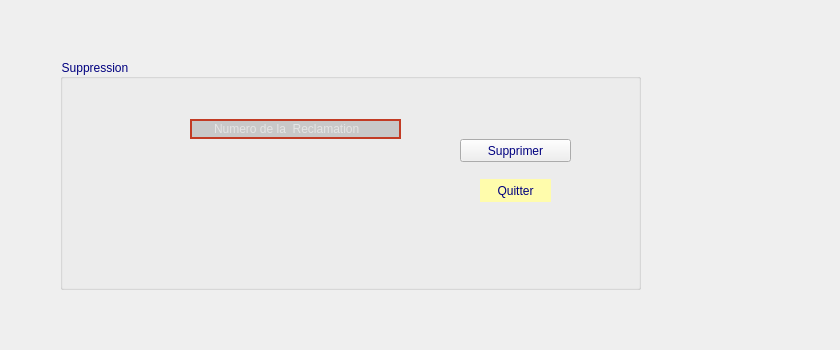
        <widget class="QWidget" name="tab_22">
         <attribute name="title">
          <string>Supprimer une Reclamation</string>
         </attribute>
         <widget class="QLabel" name="label_32">
          <property name="geometry">
           <rect>
            <x>10</x>
            <y>100</y>
            <width>141</width>
            <height>20</height>
           </rect>
          </property>
          <property name="text">
           <string/>
          </property>
         </widget>
         <widget class="QLabel" name="label_12">
          <property name="geometry">
           <rect>
            <x>690</x>
            <y>250</y>
            <width>141</width>
            <height>91</height>
           </rect>
          </property>
          <property name="styleSheet">
           <string notr="true">image: url(:/128600931_1102401160197019_8051103514919619627_n.png);</string>
          </property>
          <property name="text">
           <string/>
          </property>
          <property name="pixmap">
           <pixmap>../../Downloads/128600931_1102401160197019_8051103514919619627_n.png</pixmap>
          </property>
          <property name="scaledContents">
           <bool>true</bool>
          </property>
          <property name="wordWrap">
           <bool>false</bool>
          </property>
          <property name="openExternalLinks">
           <bool>false</bool>
          </property>
         </widget>
         <widget class="QGroupBox" name="groupBox">
          <property name="geometry">
           <rect>
            <x>60</x>
            <y>59</y>
            <width>581</width>
            <height>231</height>
           </rect>
          </property>
          <property name="styleSheet">
           <string notr="true">color: rgb(0, 0, 127);
font: 75 10pt &quot;MS Shell Dlg 2&quot;;</string>
          </property>
          <property name="title">
           <string>Suppression</string>
          </property>
          <widget class="QLineEdit" name="lineEdit_2">
           <property name="geometry">
            <rect>
             <x>130</x>
             <y>60</y>
             <width>211</width>
             <height>20</height>
            </rect>
           </property>
           <property name="styleSheet">
            <string notr="true"> QLineEdit
{
border:2px solid rgb(194, 59, 36);
border-radius:20px;
color:#FFF;
padding-left :20px;
padding-right :20px;
background-color:rgb(200, 200, 200);

}
QLineEdit:hover
{
border: 2px solid rgb(0,0,0);
background-color:rgb(115, 115, 115) ;
}
QLineEdit:focus
{
border:2px solid rgb(0,0,0);
background-color: rgb(121, 121, 121);
}</string>
           </property>
           <property name="placeholderText">
            <string>Numero de la  Reclamation</string>
           </property>
          </widget>
          <widget class="QPushButton" name="pb_supprimer_rec">
           <property name="geometry">
            <rect>
             <x>400</x>
             <y>80</y>
             <width>111</width>
             <height>23</height>
            </rect>
           </property>
           <property name="styleSheet">
            <string notr="true">QPushButton
{
background-color:rgb(255, 252, 172);
border-radius:15px;}
QPushButton:hover
{
color:#333;
background:#49ebff;
background:rgb(200, 200, 200);
}
font: 8pt &quot;Neo Tech Alt Medium&quot;;</string>
           </property>
           <property name="text">
            <string>Supprimer</string>
           </property>
          </widget>
          <widget class="QPushButton" name="pushButton_24">
           <property name="geometry">
            <rect>
             <x>420</x>
             <y>120</y>
             <width>71</width>
             <height>23</height>
            </rect>
           </property>
           <property name="styleSheet">
            <string notr="true">QPushButton
{
background-color:rgb(255, 252, 172);
border-radius:15px;}
QPushButton:hover
{
color:#333;
background:#49ebff;
background:rgb(200, 200, 200);
}</string>
           </property>
           <property name="text">
            <string>Quitter</string>
           </property>
          </widget>
         </widget>
        </widget>
